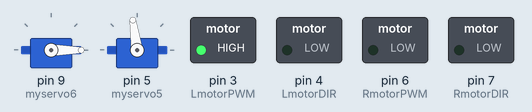
The sketch below on a simulated Arduino Uno, built with avr-gcc and run on an emulated ATmega328P. Parts: 2 × servo, switched loads named in the sketch (green lamp = pin HIGH).

Above: at 0.1 s.
Timing chart, 0 to 1.6 s (numbered marks = the images above):
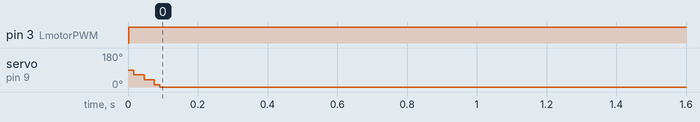

The sketch:

T-robo_telecom.ino
```cpp
/**
 * Exemple de code pour piloter un T-robo à l'aide de la télécommande nRF24
 */
#include <SPI.h>      // Pour la communication via le port SPI
#include <Mirf.h>     // Pour la gestion de la communication
#include <nRF24L01.h> // Pour les définitions des registres du nRF24L01
#include <MirfHardwareSpiDriver.h> // Pour la communication SPI

#include <Servo.h>

bool initstate = 0;
bool Timon = 1;
int timer1_counter = 0;

Servo myservo6;
int val6 = 90;  // clamp
unsigned int diff_clamp;
unsigned int clamp_state = 0;

Servo myservo5;
int val5 = 98;  // lever
uint16_t THROTTLE_OLD;

//motors
int LmotorPWM = 3;
int LmotorDIR = 4;
int RmotorPWM = 6; //9;
int RmotorDIR = 7;

typedef struct {
  char OCUDpush;
  char FRLRpush;
  char pushLs;
  char pushRs;
  char pushUp;
  char pushDown;
  char pushLeft;
  char pushRight;
  int FrontRear;
  int LeftRight;
  int UpDown;
  int OpenClose;
} MaStructure;

void setup() {
//  Serial.begin(57600);

  Mirf.cePin = 14; //10; // Broche CE sur D9
  Mirf.csnPin = 8; // Broche CSN sur D10
  Mirf.spi = &MirfHardwareSpi; // On veut utiliser le port SPI hardware
  Mirf.init(); // Initialise la bibliothèque

  Mirf.channel = 1; // Choix du canal de communication (128 canaux disponibles, de 0 à 127)
  Mirf.payload = sizeof(MaStructure); // Taille d'un message (maximum 32 octets)
  Mirf.config(); // Sauvegarde la configuration dans le module radio

  Mirf.setTADDR((byte *) "nrf03"); // Adresse de transmission
  Mirf.setRADDR((byte *) "nrf04"); // Adresse de réception

  myservo6.attach(9);
  myservo5.attach(5);


  pinMode(LmotorPWM, OUTPUT);
  pinMode(LmotorDIR, OUTPUT);
  digitalWrite(LmotorPWM, LOW);
  digitalWrite(LmotorDIR, LOW);
  pinMode(RmotorPWM, OUTPUT);
  pinMode(RmotorDIR, OUTPUT);
  digitalWrite(RmotorPWM, LOW);
  digitalWrite(RmotorDIR, LOW);

  myservo6.write(val6);
  myservo5.write(val5);

//  Serial.println("Go !");
}

void loop() {
  int diff;
  int diff2;
  float prop;

  MaStructure message;

 /*
  Serial.println("");
  Serial.print("FrontRear="); // Affiche le message
  Serial.print(message.FrontRear);
  Serial.print(" LeftRight=");
  Serial.println(message.LeftRight);
  Serial.print(" UpDown=");
  Serial.println(message.UpDown);
  Serial.print(" OpenClose=");
  Serial.println(message.OpenClose);
*/

  if(initstate==0) {
  message.OpenClose=255;
  message.UpDown=255;
  message.LeftRight=255;
  message.FrontRear=255;
  digitalWrite(LmotorPWM, LOW);
  digitalWrite(LmotorDIR, LOW);
  digitalWrite(RmotorPWM, LOW);
  digitalWrite(RmotorDIR, LOW);
  initstate=1;
  Serial.println("");
  Serial.print("FrontRear="); // Affiche le message
  Serial.print(message.FrontRear);
  Serial.print(" LeftRight=");
  Serial.println(message.LeftRight);
  Serial.print(" UpDown=");
  Serial.println(message.UpDown);
  Serial.print(" OpenClose=");
  Serial.println(message.OpenClose);
  }
  else{

  if(Mirf.dataReady()){
    Mirf.getData((byte*) &message); // Réception du paquet
  }

  if (Timon == 0) { timer1_counter++; if (timer1_counter>=200){ Timon = 1; timer1_counter=0; }}

  if (message.UpDown != THROTTLE_OLD){

    diff = message.UpDown;
    diff = map(diff, 0, 512, 18, 128);
    myservo5.write(diff);
//    Serial.println(diff);
    THROTTLE_OLD = message.UpDown;
  }


  if (message.OpenClose < 240){     //open

//    clamp_state = 128;
      if (Timon == 1) { diff_clamp = (260-message.OpenClose)/20 ;  val6=val6-(diff_clamp);  val6 = constrain(val6, 0, 180);  myservo6.write(val6); Timon = 0;}

//  Serial.println(""); Serial.println(val6); Serial.println(diff_clamp);  Serial.println("open");
  }

  else if (message.OpenClose > 270){    //close

 //   clamp_state = 248;

      if (Timon == 1) {  diff_clamp = (message.OpenClose-250)/20 ; val6=val6+(diff_clamp);  val6 = constrain(val6, 0, 180); myservo6.write(val6); Timon = 0;}
// Serial.println(""); Serial.println(val6); Serial.println(diff_clamp);  Serial.println("close");
  }


  if ((message.FrontRear < 240) && (message.LeftRight > 240) && (message.LeftRight < 270)) {     //backward
    diff = (240-message.FrontRear) ;
    if (diff >= 125) {  digitalWrite(LmotorPWM, HIGH); digitalWrite(RmotorPWM, HIGH); }
    else { analogWrite(LmotorPWM, diff); analogWrite(RmotorPWM, diff);}
    digitalWrite(LmotorDIR, LOW);
    digitalWrite(RmotorDIR, LOW);
  }

  else if ((message.FrontRear > 270) && (message.LeftRight > 240) && (message.LeftRight < 270)) {    //forward
    diff = (message.FrontRear-270);
    if (diff >= 125) {  digitalWrite(LmotorPWM, LOW); digitalWrite(RmotorPWM, LOW);}
    else { diff=270-diff; analogWrite(LmotorPWM, diff); analogWrite(RmotorPWM, diff);}
    digitalWrite(LmotorDIR, HIGH);
    digitalWrite(RmotorDIR, HIGH);
  }

  else if ((message.LeftRight < 240) && (message.FrontRear > 240) && (message.FrontRear < 270)) {     //left
    diff = (240-message.LeftRight);
    diff=240-diff; analogWrite(RmotorPWM, diff);//}
    digitalWrite(LmotorPWM, LOW);
    digitalWrite(LmotorDIR, LOW);

    digitalWrite(RmotorDIR, HIGH);
  }

  else if ((message.LeftRight > 270) && (message.FrontRear > 240) && (message.FrontRear < 270)) {    //right
    diff = (message.LeftRight-270);
    diff=270-diff;
    analogWrite(LmotorPWM, diff);//}
    digitalWrite(LmotorDIR, HIGH);

    digitalWrite(RmotorPWM, LOW);
    digitalWrite(RmotorDIR, LOW);
  }

  else if ((message.FrontRear > 270) && (message.LeftRight < 240)) {    //forward & left
    diff = (message.FrontRear-270) ;

      diff=270-diff; analogWrite(RmotorPWM, diff);// }
    diff2 = (240-message.LeftRight);
    if (diff2 >= 125) { diff2=125; }
//    digitalWrite(LmotorPWM, HIGH); }
//    else {
//      diff = (message.FrontRear-1500); diff = constrain(diff, 0, 250); prop=(10-((diff2*5)/250)); prop=(diff*prop)/10; diff=(int)prop; diff=250-diff; analogWrite(LmotorPWM, diff);//  }
//      diff2=(250-diff2);
    diff2 = constrain(diff2, diff, 250);
    analogWrite(LmotorPWM, diff2);
    digitalWrite(LmotorDIR, HIGH);
    digitalWrite(RmotorDIR, HIGH);
  }

  else if ((message.FrontRear > 270) && (message.LeftRight > 270)) {    //forward & right
    diff = (message.FrontRear-270) ;

    diff=270-diff;
    analogWrite(LmotorPWM, diff);// }
    diff2 = (message.LeftRight-270) ;
    if (diff2 >= 125) { diff2=125; }
//   digitalWrite(RmotorPWM, HIGH); }
//   else {
//    diff = (message.FrontRear-1500); diff = constrain(diff, 0, 250); prop=(10-((diff2*5)/250)); prop=(diff*prop)/10; diff=(int)prop; diff=250-diff; analogWrite(RmotorPWM, diff); // }
//    }
   // diff2=(250-diff2);
    diff2 = constrain(diff2, diff, 250);
    analogWrite(RmotorPWM, diff2);
    digitalWrite(LmotorDIR, HIGH);
    digitalWrite(RmotorDIR, HIGH);
  }

  else if ((message.FrontRear < 240) && (message.LeftRight < 240)) {     //backward & left
    diff = (240-message.FrontRear) ;

    if (diff >= 125) {  digitalWrite(LmotorPWM, HIGH); }
    else { analogWrite(LmotorPWM, diff); }
    diff2 = (240-message.LeftRight) ;
    if (diff2 >= 125) {  digitalWrite(RmotorPWM, LOW); }
    else {diff = (message.FrontRear-240); diff = constrain(diff, 0, 250); prop=(10-((diff2*5)/250)); prop=(diff*prop)/10; diff=(int)prop; analogWrite(RmotorPWM, diff);  }

    digitalWrite(LmotorDIR, LOW);
    digitalWrite(RmotorDIR, LOW);
  }

  else if ((message.FrontRear < 240) && (message.LeftRight > 270)) {     //backward & right
    diff = (240-message.FrontRear) ;
    if (diff >= 125) {  digitalWrite(RmotorPWM, HIGH); }
    else {  analogWrite(RmotorPWM, diff);}
    diff2 = (message.LeftRight-270) ;
    if (diff2 >= 125) {  digitalWrite(LmotorPWM, LOW); }
    else {diff = (message.FrontRear-240); diff = constrain(diff, 0, 250); prop=(10-((diff2*5)/250)); prop=(diff*prop)/10; diff=(int)prop; analogWrite(LmotorPWM, diff);  }

    digitalWrite(LmotorDIR, LOW);
    digitalWrite(RmotorDIR, LOW);
  }

  else{
  digitalWrite(LmotorPWM, LOW);
  digitalWrite(LmotorDIR, LOW);
  digitalWrite(RmotorPWM, LOW);
  digitalWrite(RmotorDIR, LOW);
  }
  }
}
```

Measured:
- by itself, pin 3 (LmotorPWM): LOW → HIGH at 0.00 s
- by itself, servo on pin 9 (myservo6): 90° → 0° at 0.02 s
